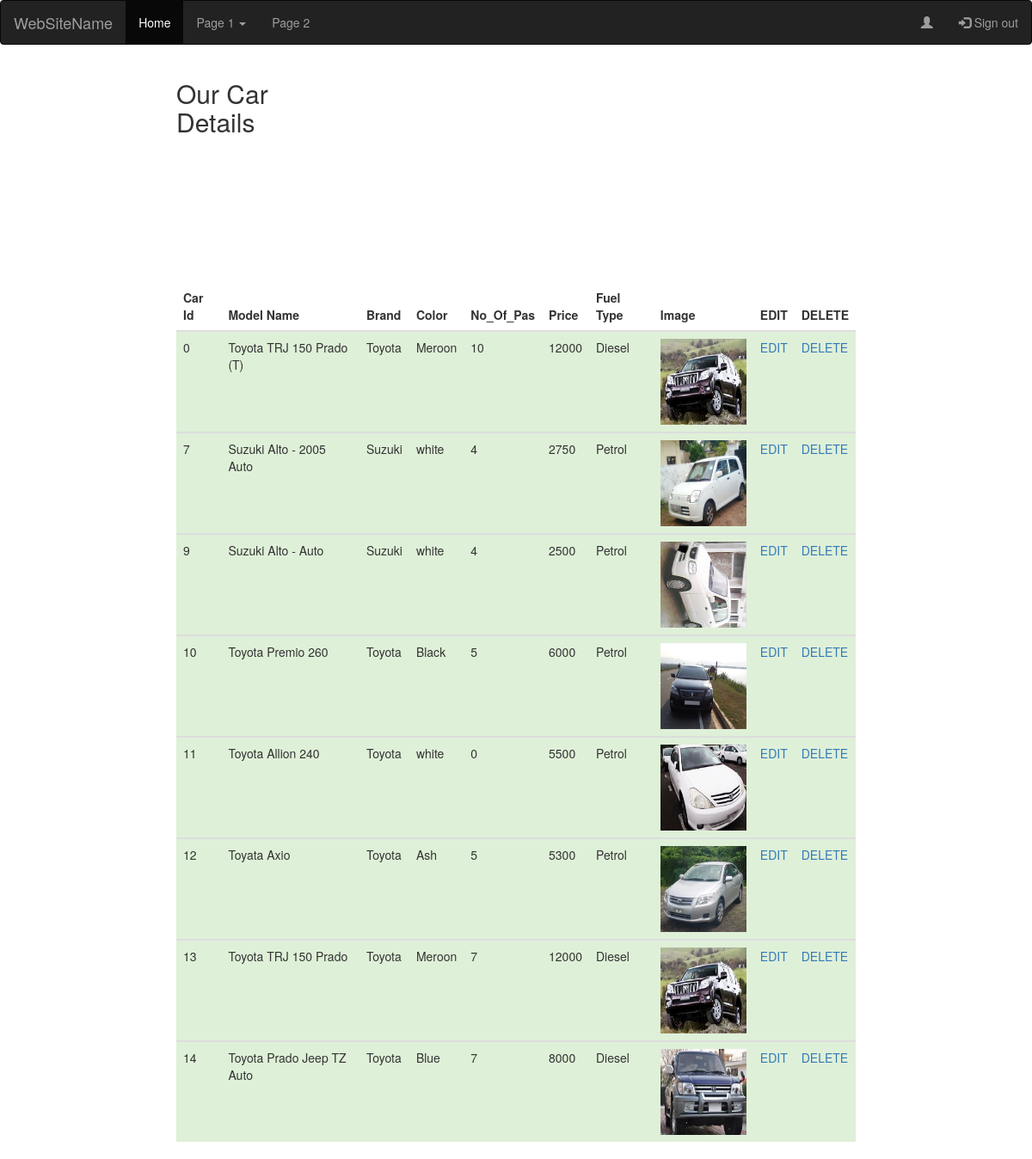
The page /Admin/ShowCarDetails.php on the database its author committed.
### tables this page shows
CREATE TABLE `car` (
  `C_Id` int(11) NOT NULL,
  `Model_Name` varchar(200) NOT NULL,
  `Brand` varchar(20) NOT NULL,
  `Color` varchar(10) NOT NULL,
  `No_Of_Pas` int(11) NOT NULL,
  `price` double NOT NULL,
  `FuelType` varchar(10) NOT NULL,
  `image` varchar(200) NOT NULL,
  `booked` tinyint(1) NOT NULL DEFAULT '0'
);

### Admin/ShowCarDetails.php (the view, shortened to what this page needs)
<?php
	include 'dbCon.php';
	include 'navBar.php';
	$sql="SELECT * FROM `car` WHERE 1";
	$result=mysqli_query($conn, $sql);
?>
	 <div class="row">
<div class="col-sm-2">
</div>
<div class="col-sm-2">
	<h2 > Our Car Details</h2>
</div>
</div>
	 <div class="row">
	 	<div class="col-sm-2">
</div>
		<div class="col-sm-8">
 <table class="table">
	  <thead>
      <tr>
        <th>Car Id</th>
        <th>Model Name</th>
        <th>Brand</th>
        <th>Color</th>
        <th>No_Of_Pas</th>
        <th>Price</th>
        <th>Fuel Type</th>
        <th>Image</th>
        <th>EDIT</th>
        <th>DELETE</th>
      </tr>
    </thead>
<?php
	while($row=mysqli_fetch_array($result)){
		    echo"<tbody>";
      		echo "<tr class='success'>";
        	echo"<td>".$row['C_Id']."</td>";
        	echo "<td>".$row['Model_Name']."</td>";
			echo"<td>".$row['Brand']."</td>";
			echo"<td>".$row['Color']."</td>";
			echo"<td>".$row['No_Of_Pas']."</td>";
			echo"<td>".$row['price']."</td>";
			echo"<td>".$row['FuelType']."</td>";
			echo"<td>"; ?> <img src="<?php echo $row['image']; ?>" height="100" width="100" <?php echo "</td>";
			echo"<td>"."<a href=EditCarDetails.php?".$row['C_Id']; echo">EDIT</a></td>";
			echo"<td>"."<a href=DeleteCarDetails.php?".$row['C_Id']; echo">DELETE</a></td>";
      		echo "</tr>";
			echo "<br/>";
			echo "</tbody>";
	}
		echo "</table>";
?>
</div>
</div>

### Admin/navBar.php (shortened to what this page needs)
<!DOCTYPE html>
<html lang="en">
<head>
  <link rel="stylesheet" href="http://maxcdn.bootstrapcdn.com/bootstrap/3.3.7/css/bootstrap.min.css">
</head>
<body>
<nav class="navbar navbar-inverse">
  <div class="container-fluid">
    <div class="navbar-header">
      <a class="navbar-brand" href="#">WebSiteName</a>
    </div>
    <ul class="nav navbar-nav">
      <li class="active"><a href="#">Home</a></li>
      <li class="dropdown"><a class="dropdown-toggle" data-toggle="dropdown" href="#">Page 1 <span class="caret"></span></a>
      </li>
      <li><a href="#">Page 2</a></li>
    </ul>
    <ul class="nav navbar-nav navbar-right">
      <li><a href="Admindetail.php"><span class="glyphicon glyphicon-user"></span> <?php echo $_SESSION['Admin_name'];?></a></li>
      <li><a href="logout.php"><span class="glyphicon glyphicon-log-in"></span> Sign out</a></li>
    </ul>
  </div>
</nav>
</body>
</html>

### rows shown on the page
car: C_Id "0", Model_Name "Toyota TRJ 150 Prado (T)", Brand "Toyota", Color "Meroon", No_Of_Pas "10", price "12000", FuelType "Diesel", image (picture)
car: C_Id "7", Model_Name "Suzuki Alto - 2005 Auto", Brand "Suzuki", Color "white", No_Of_Pas "4", price "2750", FuelType "Petrol", image (picture)
car: C_Id "9", Model_Name "Suzuki Alto - Auto", Brand "Suzuki", Color "white", No_Of_Pas "4", price "2500", FuelType "Petrol", image (picture)
car: C_Id "10", Model_Name "Toyota Premio 260", Brand "Toyota", Color "Black", No_Of_Pas "5", price "6000", FuelType "Petrol", image (picture)
car: C_Id "11", Model_Name "Toyota Allion 240", Brand "Toyota", Color "white", No_Of_Pas "0", price "5500", FuelType "Petrol", image (picture)
car: C_Id "12", Model_Name "Toyata Axio", Brand "Toyota", Color "Ash", No_Of_Pas "5", price "5300", FuelType "Petrol", image (picture)
car: C_Id "13", Model_Name "Toyota TRJ 150 Prado", Brand "Toyota", Color "Meroon", No_Of_Pas "7", price "12000", FuelType "Diesel", image (picture)
car: C_Id "14", Model_Name "Toyota Prado Jeep TZ Auto", Brand "Toyota", Color "Blue", No_Of_Pas "7", price "8000", FuelType "Diesel", shows a picture
